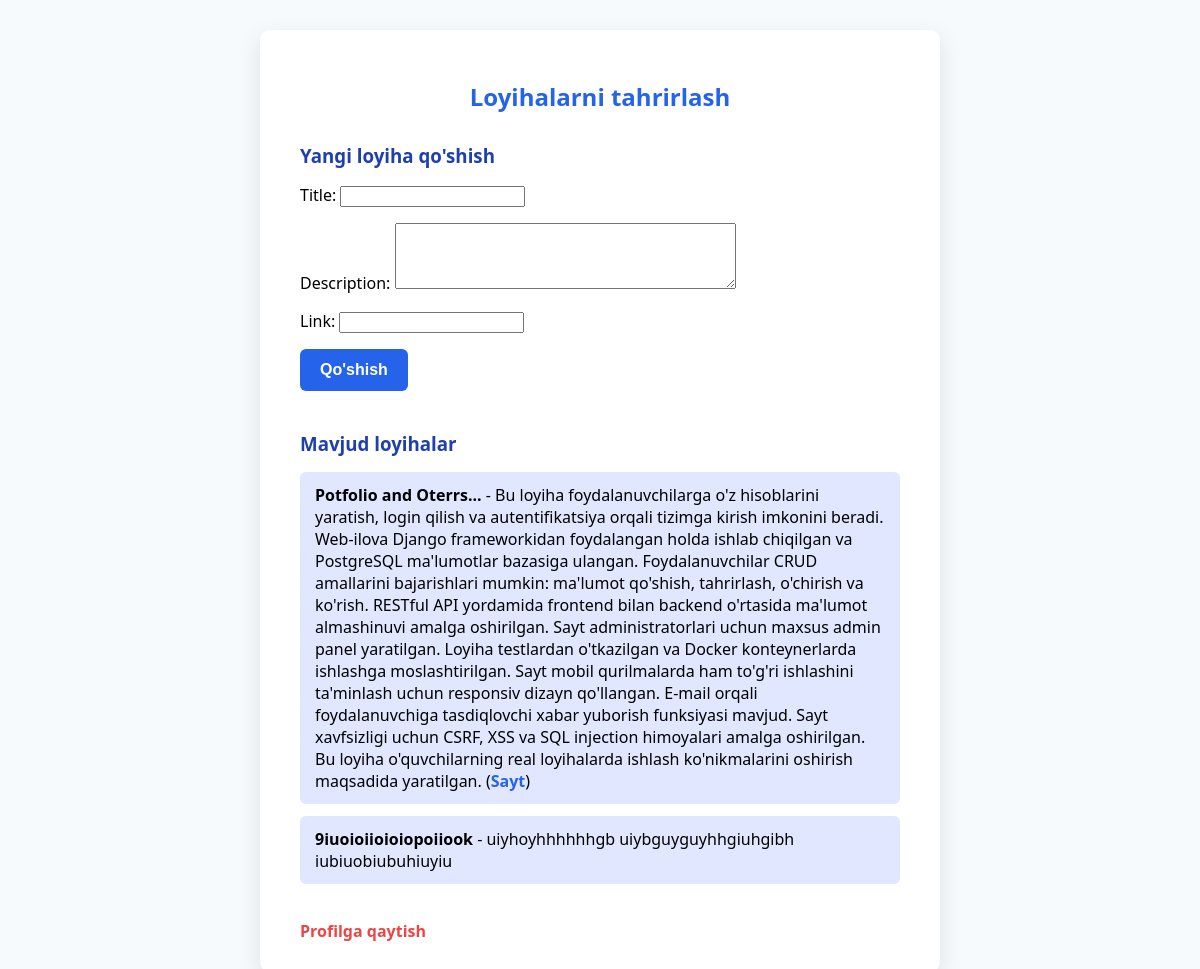
Page /add_project/ (signed in) on the committed database.
### configapp/models.py (models this page shows, shortened)
class Project(models.Model):
    title = models.CharField(max_length=150)
    description = models.TextField()
    link = models.URLField(blank=True, null=True)

### configapp/views.py (the view)
# urls.py: path('add_project/', views.edit_projects, name='add_project'),
@login_required(login_url='login')
def edit_projects(request):
    projects = Project.objects.all()
    if request.method == 'POST':
        form = ProjectForm(request.POST)
        if form.is_valid():
            form.save()
            messages.success(request, "Loyiha qo‘shildi!")
            return redirect('edit_projects')
    else:
        form = ProjectForm()
    context = {
        'projects': projects,
        'form': form,
    }
    return render(request, 'edit_projects.html', context)

### configapp/forms.py
class ProjectForm(forms.ModelForm):
    class Meta:
        model = Project
        fields = ['title', 'description', 'link']
        widgets = {
            'title': forms.TextInput(attrs={'class': 'form-control'}),
            'description': forms.Textarea(attrs={'class': 'form-control', 'rows': 4}),
            'link': forms.URLInput(attrs={'class': 'form-control'}),
        }

### configapp/templates/edit_projects.html (shortened to what this page needs)
<!DOCTYPE html>
<html lang="uz">
<head>
</head>
<body>
    <div class="container">
        <h2>Loyihalarni tahrirlash</h2>
        <h3>Yangi loyiha qo'shish</h3>
        <form method="post" action="{% url 'edit_projects' %}">
            {{ form.as_p }}
            <button type="submit">Qo'shish</button>
        </form>
        <h3>Mavjud loyihalar</h3>
        <ul>
            {% for proj in projects %}
                <li>
                    <strong>{{ proj.title }}</strong> - {{ proj.description }}
                    {% if proj.link %}
                        (<a href="{{ proj.link }}" target="_blank" rel="noopener noreferrer">Sayt</a>)
                    {% endif %}
                </li>
            {% empty %}
                <li>Loyiha yo'q</li>
            {% endfor %}
        </ul>
        <a href="{% url 'edit_profile' %}" class="back-link">Profilga qaytish</a>
    </div>
</body>
</html>

### configapp/templates/edit_projects.html (style rules this page uses)
body { background-color: #f7fafc; font-family: 'Segoe UI', Tahoma, Geneva, Verdana, sans-serif; padding: 30px 20px; display: flex; justify-content: center; align-items: flex-start; min-height: 100vh; margin: 0; }
.container { background: white; padding: 30px 40px; border-radius: 10px; box-shadow: 0 8px 25px rgba(0,0,0,0.1); width: 100%; max-width: 600px; }
h2 { color: #2563eb; margin-bottom: 25px; font-weight: 700; text-align: center; }
h3 { color: #1e40af; margin-top: 30px; margin-bottom: 15px; font-weight: 600; }
form { margin-bottom: 40px; }
button { background-color: #2563eb; color: white; font-weight: 700; padding: 12px 20px; border: none; border-radius: 6px; font-size: 16px; cursor: pointer; transition: background-color 0.3s ease; }
ul { list-style: none; padding-left: 0; }
ul li { padding: 12px 15px; margin-bottom: 12px; background-color: #e0e7ff; border-radius: 6px; font-size: 16px; }
ul li a { color: #2563eb; text-decoration: none; font-weight: 600; }
a.back-link { display: inline-block; margin-top: 20px; color: #ef4444; font-weight: 600; text-decoration: none; transition: color 0.3s ease; }

### rows in the picture
Project: title "Potfolio and Oterrs...", description "Bu loyiha foydalanuvchilarga o'z hisoblarini yaratish, login qilish va autentifikatsiya orqali tizimga kirish imkonini beradi. Web-ilova Django frameworkidan foydalangan holda ishlab chiqilgan va PostgreSQL ma'lumotlar bazasiga ulangan. Foydalanuvchilar CRUD amallarini bajarishlari mumkin: ma'lumot qo'shish, tahrirlash, o'chirish va ko'rish. RESTful API yordamida frontend bilan backend o'rtasida ma'lumot almashinuvi amalga oshirilgan. Sayt administratorlari uchun maxsus admin panel yaratilgan. Loyiha testlardan o'tkazilgan va Docker konteynerlarda ishlashga moslashtirilgan. Sayt mobil qurilmalarda ham to'g'ri ishlashini ta'minlash uchun responsiv dizayn qo'llangan. E-mail orqali…"
Project: title "9iuoioiioioiopoiiook", description "uiyhoyhhhhhhgb uiybguyguyhhgiuhgibh iubiuobiubuhiuyiu"
